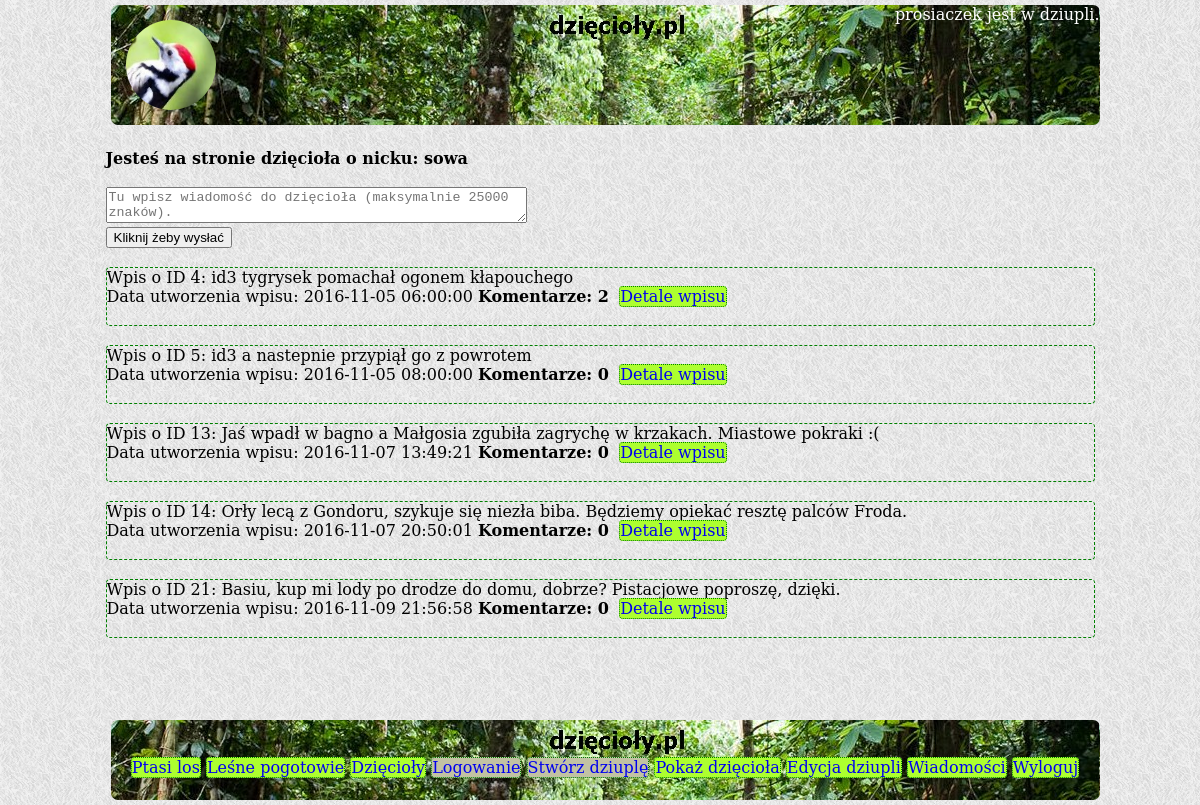
Screenshot of /showuser.php?strangeuser=3 (signed in) with the database file from the repository.
### tables this page shows
CREATE TABLE `users` (
  `user_id` int(11) NOT NULL,
  `user_name` varchar(255) NOT NULL,
  `hashed_password` varchar(60) NOT NULL,
  `user_email` varchar(255) NOT NULL
);

CREATE TABLE `tweet` (
  `tweet_id` int(11) NOT NULL,
  `tweet_user_id` int(11) NOT NULL,
  `tweet_text` varchar(250) NOT NULL,
  `tweet_date` datetime DEFAULT NULL
);

### src/User.php (called while the page is built, shortened)
<?php
class User {
    private $username;
    public function __construct() {
        $this->username = "";
    }
    public function getUsername() {
        return $this->username;
    }
    static public function loadUserById(mysqli $conn, $id){
        $sql = "SELECT * FROM users WHERE user_id=$id";
        $result = $conn->query($sql);
        if($result != false && $result->num_rows == 1) {
        $row = $result->fetch_assoc();
        $loadedUser = new User();
        $loadedUser->id = $row['user_id'];
        $loadedUser->username = $row['user_name'];
        $loadedUser->hashedPassword = $row['hashed_password'];
        $loadedUser->email = $row['user_email'];
        return $loadedUser;
        }
        return null;
     }
}
?>

### src/Comment.php (called while the page is built, shortened)
<?php
class Comment {
    static public function loadAllCommentsByTweetId(mysqli $conn, $ctweetId) {
        $ctweetId = $conn->real_escape_string($ctweetId);
        $sql = "SELECT * FROM comment WHERE comment_tweet_id = $ctweetId "
                . "ORDER BY comment_creation_date DESC";
        $ret = [];
        $result = $conn->query($sql);
        if($result == true && $result->num_rows != 0) {
            foreach($result as $row) {
                $loadedComment = new Comment();
                $loadedComment->id = $row['comment_id'];
                $loadedComment->userId = $row['comment_user_id'];
                $loadedComment->tweetId = $row['comment_tweet_id'];
                $loadedComment->creationDate = $row['comment_creation_date'];
                $loadedComment->text = $row['comment_text'];
                $ret[] = $loadedComment;
            }
        }
        return $ret;
    }
}
?>

### src/arrays.php (called while the page is built)
<?php
$searchIn = [
    "https://www.google.pl/?gws_rd=ssl#q=", "http://www.bing.com/search?q=",
    "https://yandex.ru/search/?lr=10472&msid=1479322480.01653.22873.4847&text=",
    "http://www.ask.com/web?q=",
    "https://duckduckgo.com/?q=", "http://www.entireweb.com/#q="
];
$searchWords = [
    "korniki są smaczne", "dzięcioły terroryzują indonezję", "kuźnia dzięcioła",
    "szkolny dzięcioł", "dzięcioł reliktowy", "na co dybie w wielorybie czubek nosa eskimosa",
    "lepszy dzięcioł w garści niż gruszki na wierzbie",
    "Bądź wytrwały i bez przerwy potrząsaj drzewem, a zawsze z niego coś spadnie",
    "Lepiej mniej grzmotów w ustach i więcej piorunów w garści",
    "kto się bawi lasem, lepiej niedźwiedzia niż ludzi pamięta",
    "Dzięcioł drzewo kłuje i nos sobie psuje", "Dzięciołowi swój nos nie wadzi",
    "Ptak w klatce niewesoło śpiewa", "dzięcioły uganiają się za sikorkami"
];

### showuser.php (the view, shortened to what this page needs)
<?php
  include_once "src/User.php";
  include_once "src/connect.php";
  include_once 'src/Comment.php';
  include_once 'src/arrays.php';
  $searchMax = count($searchIn);
  $wordMax = count($searchWords);
  $randSearch = rand(1, $searchMax) - 1;
  $randWord = rand(1, $wordMax) - 1;
  $linkSearch = $searchIn[$randSearch];
  $linkWord = $searchWords[$randWord];
?>
<!DOCTYPE HTML>
<html lang="pl">
<head>
	<link rel="stylesheet" href="css/style.css" type="text/css" />
</head>
<body>
  <div class="container">
	  <div class="logo" id="mainBackLogo">
            <img class="logoimage" id="logoimage" src="img/logo.jpg">
            <div class="logged"> <?=$_SESSION['logged']?> jest w dziupli. </div>
	  </div>
      <div class="content">
      <br/>
      <?php
      if (isset($_GET['strangeuser'])) {
        $conn = getDbConnection();
        $userid = $_GET['strangeuser'];
        echo "<strong>";
        echo "Jesteś na stronie dzięcioła o nicku: " . User::loadUserById($conn, $userid)->getUsername() . "<br/><br/>";
        echo "</strong>";
        echo "<form method=\"POST\" action=\"jeszczeniewiem.php\">";
        echo "<textarea name=\"messageforstranger\" cols=50 placeholder=\"Tu wpisz wiadomość "
        . "do dzięcioła (maksymalnie 25000 znaków).\" maxlength=\"20000\"></textarea><br/>";
        echo " <input type=\"submit\" value=\"Kliknij żeby wysłać\"/>";
        echo "<form> <br/><br/>";
        $sql = "SELECT * FROM tweet WHERE tweet_user_id = $userid";
        $result = $conn->query($sql);
        if($result == true && $result->num_rows != 0){
           foreach($result as $row){
             echo "<div class=\"tweet\">";
             echo "Wpis o ID " . $row['tweet_id'] . ": ";
             $commentsCount = 0;
             $comments = Comment::loadAllCommentsByTweetId($conn, $row['tweet_id']);
             foreach ($comments as $comment) {$commentsCount++;}
             echo $row['tweet_text'] . "<br/>";
             echo "Data utworzenia wpisu: " . $row['tweet_date'] . " <b>Komentarze: " .
                   $commentsCount . "</b> &nbsp;" . "<a href=\"detail.php?tweetid="
                   .$row['tweet_id']."&strangeuser=".$_GET['strangeuser']."\">Detale "
                   . "wpisu</a>" . "<br/><br/>";
             echo "</div><br/>";
           }
        } else {
           echo "Użytkownik nie zostawił w lesie żadnego wpisu.";
          }
      }
      ?>
      <br/><br/><br/><br/><br/>
      </div>
      <div class ="footer">
                  <br/><br/>
                  <a href="<?=$linkSearch?><?=$linkWord?>" target="_blank">Ptasi los</a>
                  <a href="http://www.lesnepogotowie.pl/" target="_blank">Leśne pogotowie</a>
		  <a href="index.php">Dzięcioły</a>
		  <a id="footerlink2" href="logon.php">Logowanie</a>
		  <a id="footerlink3" href="create.php">Stwórz dziuplę</a>
		  <a href="showuser.php">Pokaż dzięcioła</a>
		  <a href="edituser.php">Edycja dziupli</a>
		  <a href="messages.php">Wiadomości</a>
		  <a href="logoff.php">Wyloguj</a>
      </div>
  </div>
</body>
</html>

### css/style.css (style rules this page uses)
html, body { font-family: 'DejaVu Serif', 'Liberation Serif'; margin:0; padding:0; height:100%; background-image: url("../img/grey_sandbag.png"); }
div.container { min-height:100%; position:relative; width: 989px; margin: 0 auto; }
div.logo { background-image: url("../img/backlogo.jpg"); width: 989px; min-height:120px; margin: 5px; border-radius: 7px; }
div.content { width: 989px; }
div.footer { clear: both; position: fixed; bottom: 0; background-image: url("../img/backlogo.jpg"); width: 989px; min-height:80px; margin: 5px; border-radius: 7px; text-align: center; color: white; }
.logoimage { height: 90px; width: 90px; border-radius: 45px; margin: 15px; float: left; }
a { border: dotted 1px; border-radius: 4px; border-color: green; text-decoration: none; background-color: greenyellow; }
.tweet { border: dashed 1px green; border-radius: 4px; }
div.logged { text-align: right; color: white; }
#footerlink8, #footerlink7, #footerlink6, #footerlink5, #footerlink4, #footerlink3, #footerlink2 { background-color: #c2c2a3; }

### rows the page displays
users: user_name "sowa"
tweet: tweet_id "4", tweet_text "id3 tygrysek pomachał ogonem kłapouchego", tweet_date "2016-11-05 06:00:00", commentsCount "2"
tweet: tweet_id "5", tweet_text "id3 a nastepnie przypiął go z powrotem", tweet_date "2016-11-05 08:00:00", commentsCount "0"
tweet: tweet_id "13", tweet_text "Jaś wpadł w bagno a Małgosia zgubiła zagrychę w krzakach. Miastowe pokraki :(", tweet_date "2016-11-07 13:49:21", commentsCount "0"
tweet: tweet_id "14", tweet_text "Orły lecą z Gondoru, szykuje się niezła biba. Będziemy opiekać resztę palców Froda.", tweet_date "2016-11-07 20:50:01", commentsCount "0"
tweet: tweet_id "21", tweet_text "Basiu, kup mi lody po drodze do domu, dobrze? Pistacjowe poproszę, dzięki.", tweet_date "2016-11-09 21:56:58", commentsCount "0"

### other values shown
$_SESSION['logged'] "prosiaczek"
